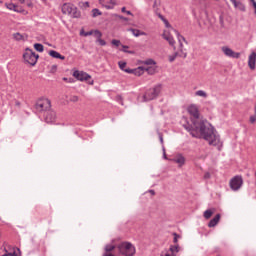
#> input picture TCGA-CS-4938-01Z-00-DX1_20x_17248_8864_256x256.png, 256 x 256 px, found by its file name
$ jupyter execute Untitled5.ipynb
#> lines starting #> are read from the running program, lines starting #| are printed output that depends on the picture; after the words box and inside, x2 and y2 are one past the last pixel; in counts of white or black regions, pixels touching at a corner belong together
[cell 1]
from PIL import Image, ImageOps

[cell 2]
im1 = Image.open('/home/raja/kmit/classes/TCGA-CS-4938-01Z-00-DX1_20x_17248_8864_256x256.png')
#> im1 is the input picture: PIL image 256x256 RGB; mean R, G, B 215.1, 158.6, 184.7
im_invert1 = ImageOps.invert(im1)
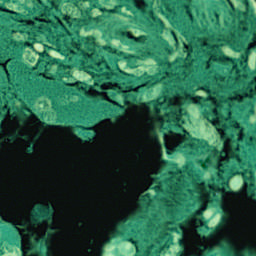
#> im_invert1: PIL image 256x256 RGB; mean R, G, B 39.9, 96.4, 70.3
im_invert1.save('/home/raja/kmit/classes/invert_brain.png', quality=95)

[cell 3]
im1

[cell 4]
im_invert1

[cell 5]
from PIL import Image
gray = im1.convert('L')
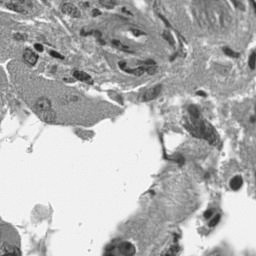
#> gray: PIL image 256x256 L; min 25, max 254, mean 178.5
bw = gray.point(lambda x: 0 if x<128 else 255, '1')
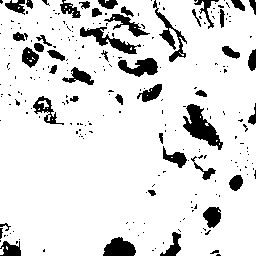
#> bw: PIL image 256x256 1; 87.8% white; 244 black regions (199 under 20 px), largest, box (x1, y1, x2, y2) and area: (183, 104, 223, 150) 805, (80, 27, 141, 54) 522, (153, 0, 187, 62) 470
